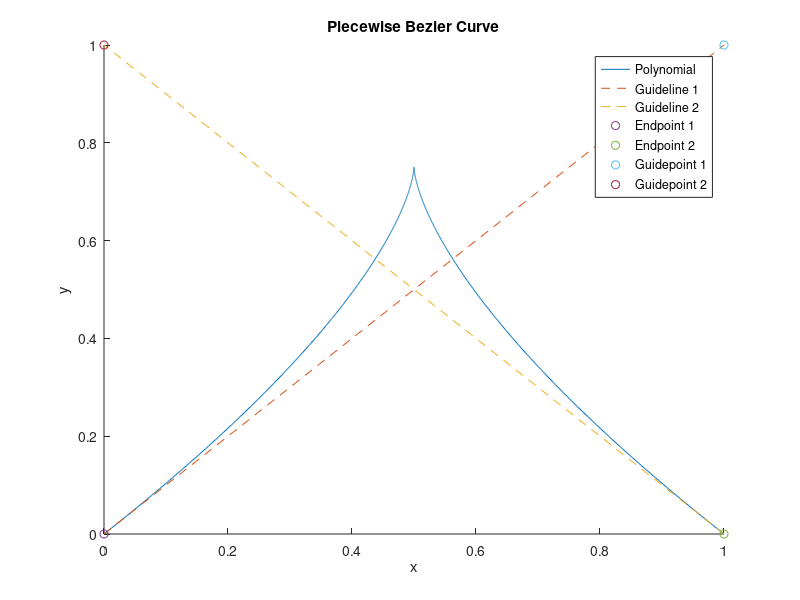

MATLAB code to generate this figure:
%% Parametric Cubic Hermite Interpolation
%Constructs Cubic Hermite curve given endpoints and guidepoints
%Code for Math151A Spring 2022
%Written by Aidan Boyne

%% Setup
%Endpoints
%p0 = [0,0]; %[x_0,y_0]
%p1 = [5,2]; %[x_1,y_1]
p0 = [0,0];
p1 = [1,0];
g0 = [1,1];
g1 = [0,1];

%Guidepoints
% g0 = [1,1];
% g1 = [6,1];
%g0 = [0.5,0.5];
%g1 = [5.5,1.5];

%% Calculating Coefficients and Points

a = [g0(1)-p0(1),p1(1)-g1(1)]; %alpha
b = [g0(2)-p0(2),p1(2)-g1(2)]; %beta

%time variable
t = 0:0.001:1;

x_t = (2*(p0(1)-p1(1))+3*(a(1)+a(2)))*t.^3+(3*(p1(1)-p0(1))-3*(a(2)+2*a(1)))*t.^2 ...
    + 3*a(1)*t+p0(1);

y_t = (2*(p0(2)-p1(2))+3*(b(1)+b(2)))*t.^3+(3*(p1(2)-p0(2))-3*(b(2)+2*b(1)))*t.^2 ...
    + 3*b(1)*t+p0(2);

%% Plotting
hold on

title("Piecewise Bezier Curve")
xlabel("x")
ylabel("y")
plot(x_t,y_t,'DisplayName','Polynomial')
plot([p0(1),g0(1)],[p0(2),g0(2)],'--','DisplayName','Guideline 1')
plot([p1(1),g1(1)],[p1(2),g1(2)],'--','DisplayName','Guideline 2')
plot(p0(1),p0(2),'o','DisplayName','Endpoint 1');
plot(p1(1),p1(2),'o','DisplayName','Endpoint 2');
plot(g0(1),g0(2),'o','DisplayName','Guidepoint 1');
plot(g1(1),g1(2),'o','DisplayName','Guidepoint 2');

legend

%% Output Coefficients

disp('The equations of the Bezier curve are given by:')
formatSpec = 'x(t) = (%4.2f)t^3+(%4.2f)t^2+(%4.2f)t+%4.2f\n';
printx = [(2*(p0(1)-p1(1))+3*(a(1)+a(2))),(3*(p1(1)-p0(1))-3*(a(2)+2*a(1))),3*a(1),p0(1)];
fprintf(formatSpec,printx(1:end))
formatSpec = 'y(t) = (%4.2f)t^3+(%4.2f)t^2+(%4.2f)t+%4.2f\n';
printx = [(2*(p0(2)-p1(2))+3*(b(1)+b(2))),(3*(p1(2)-p0(2))-3*(b(2)+2*b(1))),3*b(1),p0(2)];
fprintf(formatSpec,printx(1:end))

